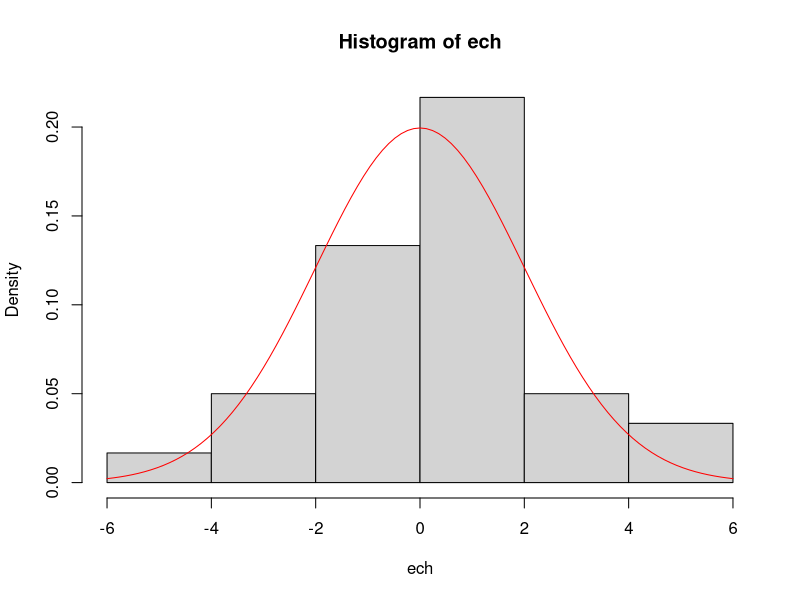
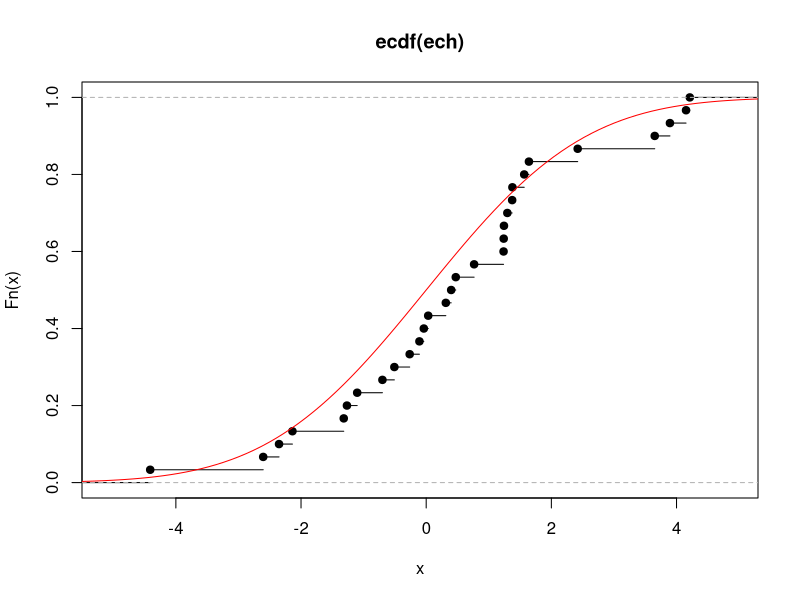
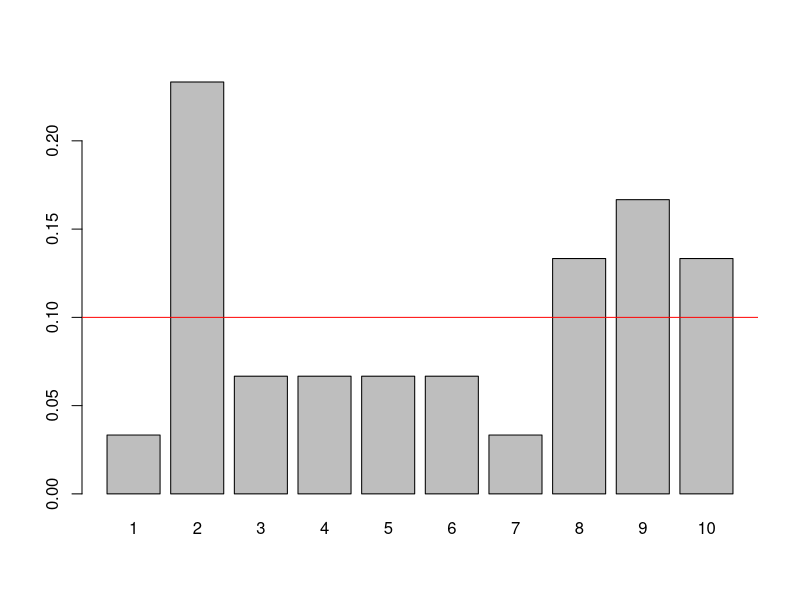
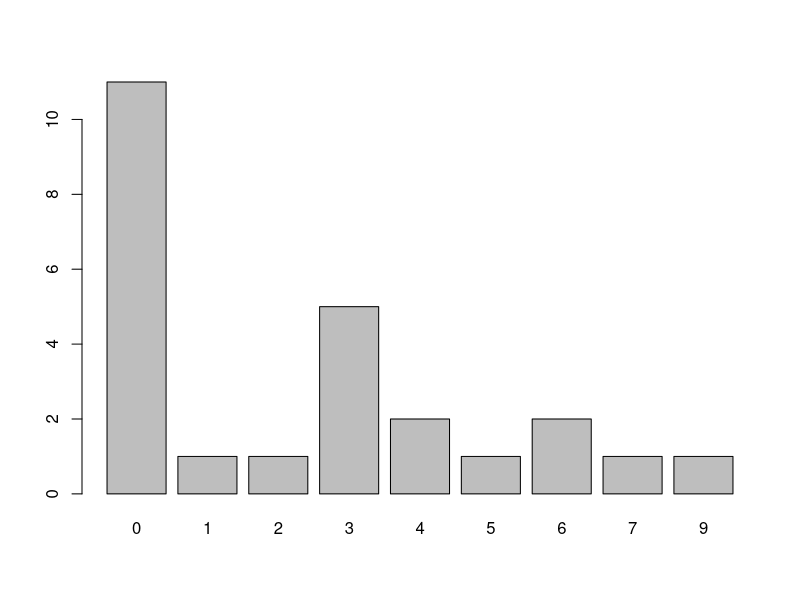
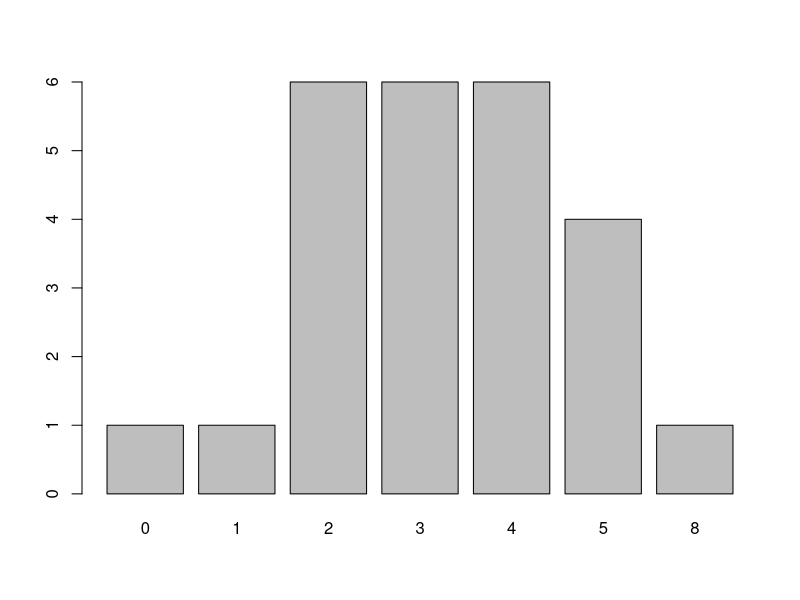
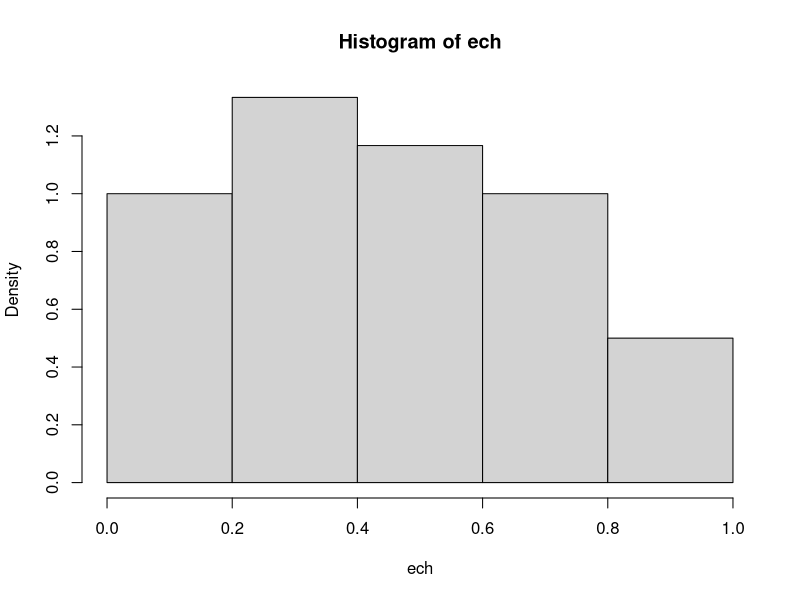
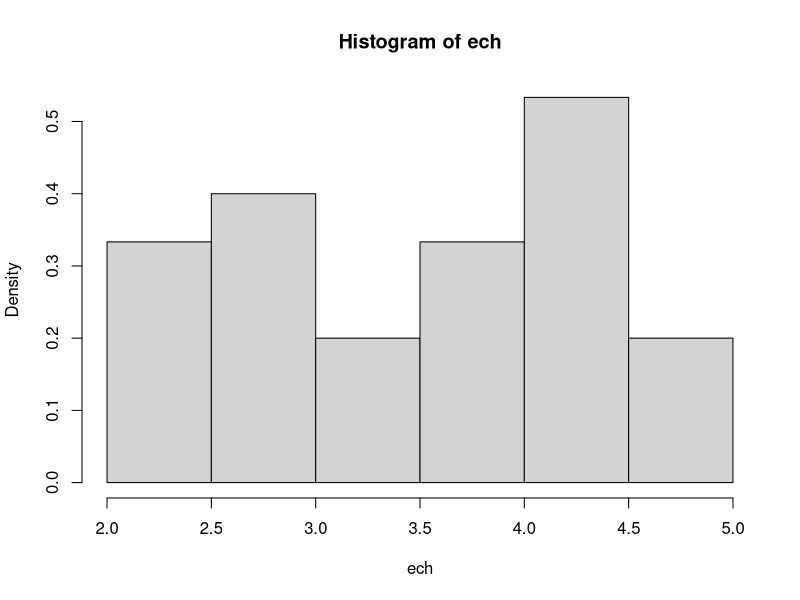
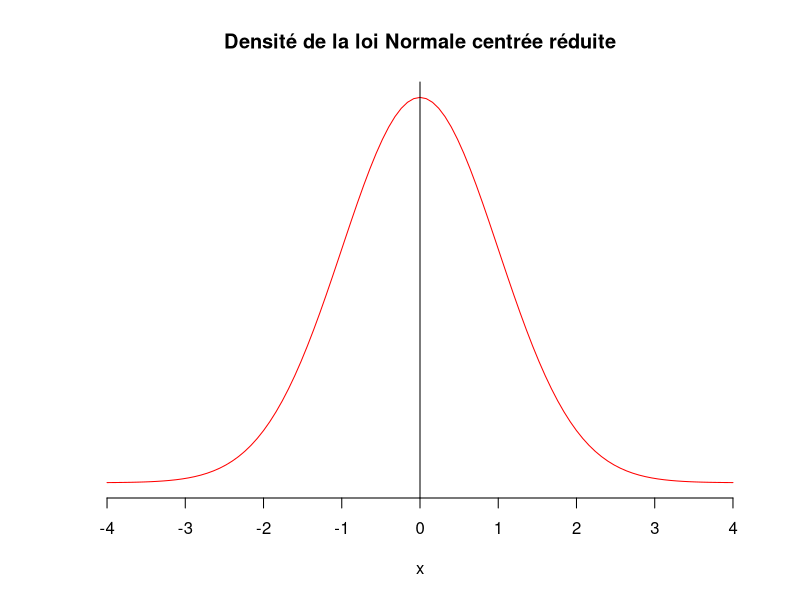

These figures' R source, in order:
## ---- chunk 1
n<-30
ech<-rnorm(n,mean = 0,sd = 2) # simulation d'un échantillon d'une loi normale d'espérance 1 et de variance 4 (écart-type = 2)
head(ech,n = 20)
hist(ech, freq=F)
curve(dnorm(x,mean = 0,sd = 2),from = -6,to = 6,ylab="densité",add=T,col="red")
plot(ecdf(ech))
curve(pnorm(x,mean = 0,sd = 2),from = -6,to = 6,ylab="Fonction de répartition",add=T,col="red")
quantile.normale<-qnorm(p = c(0.05,0.1,0.25,0.5,0.75,0.9,0.95),mean = 0,sd = 2)
quantile.echantillon<-quantile(x = ech,probs = c(0.05,0.1,0.25,0.5,0.75,0.9,0.95))
(rbind(quantile.echantillon,quantile.normale))
## ---- chunk 2
n<-30
ech<-sample(1:10,n,replace=T)
table(ech)/n
barplot(table(ech)/n)
abline(h=1/10,col="red")
## ---- chunk 3
n<- 30  # taille de l'échantillon
p<-0.3   # paramètre de la loi de Bernoulli
esp<-p
var<-p*(1-p)
ech<-rbinom(n,size = 1,prob = p) # size = 1 correspond à la loi de Bernoulli
table(ech)/n
paste("La moyenne de l'échantillon est ",mean(ech),", sachant que l'espérance vaut",esp)
paste("La variance de l'échantillon est ",round(var(ech),2),", sachant que la variance de la loi vaut",p*(1-p))
## ---- chunk 4
N<- 100 # taille de l'échantillon
n<- 10L  # premier paramètre de la loi
p<- 0.8 # deuxième paramètre de la loi

ech<-rbinom(N,n,p)
table(ech)/N

dbinom(x=0:n,size = n,prob = p)
## ---- chunk 5
n <- 25 # taille de l'échantillon
p <- 0.3 # paramètre de la loi 
ech<-rgeom(n,p) # simulation de la loi
barplot(table(ech))
## ---- chunk 6
lambda <- 3 # paramètre de la loi de Poisson
n <- 25 # taille de l'échantillon
ech <- rpois(n,lambda) # simulation de la loi de Poisson
mean(ech)
var(ech)
barplot(table(ech))
## ---- chunk 7
n <- 30
ech <- runif(n)
mean(ech)
var(ech)
hist(ech,freq=F)
## ---- chunk 8
n<-30
ech<-runif(n,2,5) # simualtion d'un échantillon d'une loi uniforme sur [2,5]
mean(ech)
var(ech)
hist(ech,freq=F)
## ---- chunk 9
curve(dnorm,from = -4,to = 4,col="red",main="Densité de la loi Normale centrée réduite",ylab="",axes=F)
axis(1,xaxp=c(-4,4,8))
axis(2,pos=0,c(-1,1))
## ---- chunk 10
n<-100
ech<-rnorm(n) # simulation d'une loi normale centrée réduite
mean(ech)
var(ech)
hist(ech,freq=F,breaks=10,xlim = c(-3,3))
## ---- chunk 11
curve(dnorm(x,mean=1,sd=2),from = -5,to = 7,col="red",main="Densité de la loi N(1,4)",axes=F,ylab="") # Attention, on rentre l'écart-type et non la variance !!!
axis(1,xaxp = c(-5,7,12))
axis(2,pos=0,c(-1,1))
## ---- chunk 12
rnorm(20,0,1) # simulation d'un échantillon de taille 20 d'une loi N(0,1)
rnorm(20,1,1) # simulation d'un échantillon de taille 20 d'une loi N(1,1)
rnorm(20,2,1) # simulation d'un échantillon de taille 20 d'une loi N(2,1)
rnorm(20,0,2) # simulation d'un échantillon de taille 20 d'une loi N(0,1)
rnorm(20,0,4)
## ---- chunk 13
oldpar<-par()          # mise en memoire des param?tres graphiques par d?faut
par(xaxs="i",yaxs="i") # re-d?finition des styles d'axes pour les graphiques de ce TP3

##########################
# QUESTION 1
##########################
# Echantillons de taille n=2000 individus avec diff?rents param?tres
n<-2000
nd1<-rnorm(n,0,1)
nd2<-rnorm(n,1,1)
nd3<-rnorm(n,2,1)
nd4<-rnorm(n,0,2)
nd5<-rnorm(n,0,4)

nd_en_col<-cbind(nd1,nd2,nd3,nd4,nd5) # les echantillons sont mis en ensemble, colonne par colonne
colSums(nd_en_col< -2)/n           # pour chaque colonne on compte le nombre de valeurs qui est en dessous de -2 et on ramène cela à un pourcentage

## ---- chunk 14
##########################
# QUELQUES COMMANDES
##########################
# Tracer les valeurs
plot(nd1,type="l")

# Executer les commandes ci dessous et quelles sont les différences ?
hist(nd1)
hist(nd1,freq=TRUE,breaks=40)
hist(nd1,freq=TRUE,breaks=50)
## ---- chunk 15
##########################
# QUESTION 3
##########################
# On trace plusieurs histogrammes pour comparer la répartition des valeurs
par(mfrow=c(2,3))   # 6 graphes dans une seule fenetre 
                    # sur 2 lignes et 3 colonnes

infx<- -5           # valeur min sur l'axe des x
supx<- 5            # valeur max sur l'axe des x
x<-seq(infx,supx,0.1) # creation d'un vecteur du min au max par pas de 0.1

hist(nd1,freq=FALSE,breaks=40,xlim=c(infx,supx))
lines(x,dnorm(x,0,1),col="red") # on ajoute a l'histogramme des valeurs 
                                # la courbe theorique de la densite

hist(nd2,freq=FALSE,breaks=40,xlim=c(infx,supx))
lines(x,dnorm(x,1,1),col="red")
hist(nd3,freq=FALSE,breaks=40,xlim=c(infx,supx))
lines(x,dnorm(x,2,1),col="red")

# seconde ligne de graphiques
infx<- -10
supx<- 10
x<-seq(infx,supx,0.1)
hist(nd1,freq=FALSE,breaks=40,xlim=c(infx,supx))
lines(x,dnorm(x,0,1),col="red")
hist(nd4,freq=FALSE,breaks=40,xlim=c(infx,supx))
lines(x,dnorm(x,0,2),col="red")
hist(nd5,freq=FALSE,breaks=40,xlim=c(infx,supx))
lines(x,dnorm(x,0,4),col="red")

## ---- chunk 16
##########################
# QUESTION 4
##########################
# On trace les fonctions de répartition des différents
# échantillons pour comparer la répartition des valeurs
par(mfrow=c(2,3))
infx<- -3
supx<- 3
x<-seq(infx,supx,0.1)
plot(ecdf(nd1),xlim=c(infx,supx))
lines(x,pnorm(x,0,1),col="red")
plot(ecdf(nd2),xlim=c(infx,supx))
lines(x,pnorm(x,1,1),col="red")
plot(ecdf(nd3),xlim=c(infx,supx))
lines(x,pnorm(x,2,1),col="red")
infx<- -10
supx<- 10
x<-seq(infx,supx,0.1)
plot(ecdf(nd1),xlim=c(infx,supx))
lines(x,pnorm(x,0,1),col="red")
plot(ecdf(nd4),xlim=c(infx,supx))
lines(x,pnorm(x,0,2),col="red")
plot(ecdf(nd5),xlim=c(infx,supx))
lines(x,pnorm(x,0,4),col="red")

par(mfrow=c(1,1))
## ---- chunk 17
##########################
# QUESTION 5
##########################
curve(dnorm,from=-4,to=+4)
# creation d'une fonction pour colorier l'aire sous la courbe d'une
# fonction <fun> entre <xmin> et <xmax>
shade_under_curve <- function(fun, xmin, xmax, length=100){
  xvals <- seq(xmin, xmax, length=length)
  dvals <- match.fun(fun)(xvals)
  polygon(c(xvals,rev(xvals)),c(rep(0,length),rev(dvals)),col="gray")
}
shade_under_curve(dnorm,-5,-1)
##### valeur de l'aire sous la courbe
integrate(dnorm,-Inf,-1)
##### valeur de F(-1) à lire sur le graphe
curve(pnorm,from=-3,to=3,xaxs="i",yaxs="i")
grid(NA,40,lwd=1)
segments(-1,0,-1,pnorm(-1))
segments(-1,pnorm(-1),-3,pnorm(-1))
##### valeur de F(-1) par la fonction pnorm
pnorm(-1)

## ---- chunk 18
par(mfrow=c(2,2))
N04<-function(x) dnorm(x,0,2)
curve(N04,from = -8,to = 8,ylab="",axes=FALSE,main="Densité N(0,4)")
shade_under_curve(N04,-8,-1)
axis(1,xaxp=c(-6,6,12))
axis(2,pos=0,c(-1,1))

curve(N04,from = -8,to = 8,ylab="",axes=F,main="Densité N(0,4)")
shade_under_curve(N04,-8,2)
axis(1,xaxp=c(-6,6,12))
axis(2,pos=0,c(-1,1))

curve(N04,from = -8,to = 8,ylab="",axes=F,main="Densité N(0,4)")
shade_under_curve(N04,2,8)
axis(1,xaxp=c(-6,6,12))
axis(2,pos=0,c(-1,1))

curve(N04,from = -8,to = 8,ylab="",axes=F,main="Densité N(0,4)")
shade_under_curve(N04,-1,2)
axis(1,xaxp=c(-6,6,12))
axis(2,pos=0,c(-1,1))

## ---- chunk 19
x<-rnorm(10000,0,1)
x1<-x+1
x2<-x-1
x3<-x*2
x4<-x/2
## ---- chunk 20
old_par<-par()
par(xaxs="i",yaxs="i")

# Deux variables gaussiennes de m?me loi
x<-rnorm(10000,0,1)
y<-rnorm(10000,0,1)

z<-x+y
hist(z,breaks=20,freq=FALSE,ylim=c(0,0.5))
curve(dnorm,from= -4,to=4,add=TRUE,col="red") # la loi N(0,1)

x<-seq(-5,5,0.1)
lines(x,dnorm(x,0,sqrt(2)),col="green4") #la loi propos?e

# Deux variables gaussiennes de meme ecart type mais pas de meme esperance
x<-rnorm(10000,0,1)
y<-rnorm(10000,1,1)

z<-x+y
hist(z,breaks=20,freq=FALSE,ylim=c(0,0.5))
curve(dnorm,from= -4,to=4,add=TRUE,col="red") # la loi N(0,1)

x<-seq(-5,5,0.1)
lines(x,dnorm(x,0,sqrt(2)),col="green4") #la 1ere loi propos?e

x<-seq(-5,5,0.1)
#   lines(x,dnorm(x,###### a vous de trouver######),col="blue4") # la loi que vous proposez (pensez à décommentez la ligne...)

# Deux variables gaussiennes de meme esperance mais pas de meme ecart type
x<-rnorm(10000,0,1)
y<-rnorm(10000,0,2)

z<-x+y
hist(z,breaks=20,freq=FALSE,ylim=c(0,0.5))
curve(dnorm,from= -4,to=4,add=TRUE,col="red")

x<-seq(-5,5,0.1)
#lines(x,dnorm(x,###### a vous de trouver######),col="green4") #la loi que vous proposez
## ---- chunk 21
############################################################################
# Ecrire un script pour expliquer la loi d'une moyenne de lois gaussiennes #
############################################################################     

## ---- chunk 22
#################################################################
## Somme des carrés de loi gaussiennes                        ###
#################################################################
v1<-rnorm(10000,0,1)^2
v2<-rnorm(10000,0,1)^2+rnorm(10000,0,1)^2
v3<-rnorm(10000,0,1)^2+rnorm(10000,0,1)^2+rnorm(10000,0,1)^2
v4<-rnorm(10000,0,1)^2+rnorm(10000,0,1)^2+rnorm(10000,0,1)^2+rnorm(10000,0,1)^2

hist(v1,breaks=40,prob=TRUE,xlim=c(0,10),ylim=c(0,1.5))
curve(dchisq(x,1),from= 0,to= 10,add=TRUE,col="red")
hist(v2,breaks=40,prob=TRUE,xlim=c(0,10),ylim=c(0,0.5))
curve(dchisq(x,2),from= 0,to= 10,add=TRUE,col="red")
hist(v3,breaks=40,prob=TRUE,xlim=c(0,10),ylim=c(0,0.3))
curve(dchisq(x,3),from= 0,to= 10,add=TRUE,col="red")
hist(v4,breaks=40,prob=TRUE,xlim=c(0,20),ylim=c(0,0.20))
curve(dchisq(x,4),from= 0,to= 10,add=TRUE,col="red")      
## ---- chunk 23
n <- 30              # taille de l'échantillon
lambda <- 10^{-3}    # paramètre de la loi exponentielle
ech<- rexp(n,rate = lambda)
mean(ech)
var(ech)
hist(ech,freq=F)
plot(ecdf(ech))
